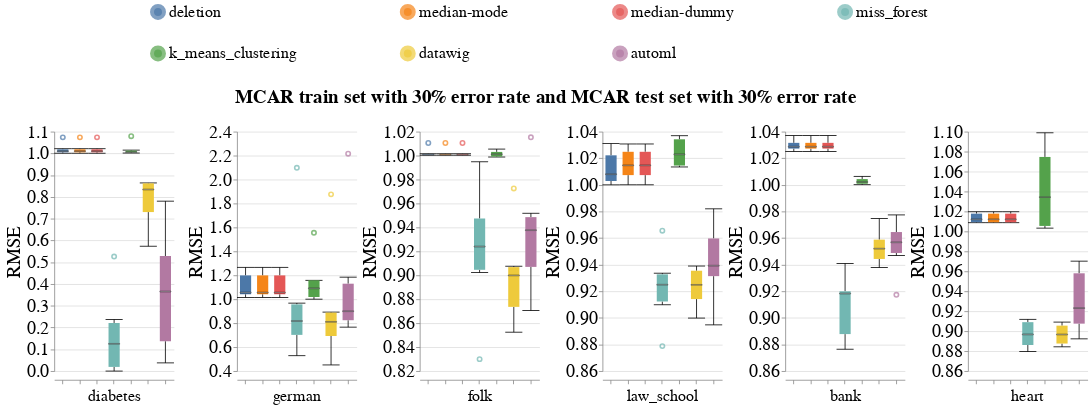

The cell this chart's notebook holds for it:
### Markdown cell above
### Overall Metrics

### Code cell
# Numerical
dataset_to_column_name = {
    DIABETES_DATASET: 'SoundSleep',
    GERMAN_CREDIT_DATASET: 'duration',
    ACS_INCOME_DATASET: 'WKHP',
    LAW_SCHOOL_DATASET: 'ugpa',
    BANK_MARKETING_DATASET: 'campaign',
    CARDIOVASCULAR_DISEASE_DATASET: 'weight',
}
create_box_plots_for_diff_imputers_and_datasets(train_injection_scenario='MCAR3',
                                                test_injection_scenario='MCAR3',
                                                metric_name='rmse',
                                                dataset_to_column_name=dataset_to_column_name,
                                                db_client=db_client)

### Figure 1 — Vega-Lite specification as saved in the notebook (floating-point values rounded to 4 significant figures; data arrays with more than 128 entries replaced by an {"elided": "..."} marker saying what was removed)
{"config": {"view": {"continuousWidth": 400, "continuousHeight": 300, "stroke": null}, "axis": {"labelFontSize": 22, "labelFontWeight": "normal", "titleFontSize": 24, "titleFontWeight": "normal"}, "facet": {"spacing": 5}, "header": {"labelFontSize": 20, "labelOrient": "bottom", "labelPadding": 5, "titleFontSize": 24}, "legend": {"columns": 4, "direction": "horizontal", "labelFontSize": 20, "labelLimit": 400, "orient": "top", "symbolOffset": 120, "symbolStrokeWidth": 10, "titleAnchor": "middle", "titleFontSize": 22, "titleLimit": 300}, "title": {"fontSize": 24}}, "data": {"name": "data-462634b8286bab9b5c7fafa4796088fe"}, "mark": {"type": "boxplot", "median": {"stroke": "black", "strokeWidth": 0.7}, "ticks": true}, "encoding": {"color": {"field": "Null_Imputer_Name", "sort": ["deletion", "median-mode", "median-dummy", "miss_forest", "k_means_clustering", "datawig", "automl"], "title": null, "type": "nominal"}, "column": {"field": "Dataset_Name", "sort": ["diabetes", "german", "folk", "law_school", "bank", "heart"], "title": "MCAR train set with 30% error rate and MCAR test set with 30% error rate", "type": "nominal"}, "x": {"axis": {"labels": false}, "field": "Null_Imputer_Name", "sort": ["deletion", "median-mode", "median-dummy", "miss_forest", "k_means_clustering", "datawig", "automl"], "title": null, "type": "nominal"}, "y": {"field": "Rmse", "scale": {"zero": false}, "title": "RMSE", "type": "quantitative"}}, "resolve": {"scale": {"y": "independent"}}, "width": 150, "$schema": "https://vega.github.io/schema/vega-lite/v4.17.0.json", "datasets": {"data-462634b8286bab9b5c7fafa4796088fe": {"elided": "252 records"}}}
